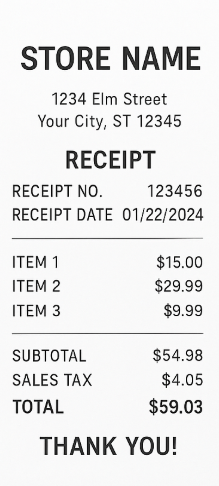
#> input picture receipt1.png, 219 x 486 px
$ python -i main.py   (imports and definitions only)
#> lines starting #> are read from the running program, lines starting #| are printed output that depends on the picture; after the words box and inside, x2 and y2 are one past the last pixel; in counts of white or black regions, pixels touching at a corner belong together
import tkinter as tk
from tkinter import filedialog, ttk
from PIL import Image, ImageTk
import cv2
import pytesseract
import pandas as pd
import re

# ---------------- CONFIGURATION ----------------
pytesseract.pytesseract.tesseract_cmd = r"C:\Program Files\Tesseract-OCR\tesseract.exe"

receipts_data = []
images_objs = []

# ---------------- CATEGORY FUNCTION ----------------
def categorize_vendor_text(text):
    text_lower = text.lower()
    if any(x in text_lower for x in ['brake', 'pedal', 'car', 'auto']):
        return 'Auto Parts'
    elif any(x in text_lower for x in ['pizza', 'burger', 'cafe', 'restaurant', 'food', 'groceries']):
        return 'Food'
    elif any(x in text_lower for x in ['flight', 'train', 'hotel', 'travel', 'uber', 'ola']):
        return 'Travel'
    elif any(x in text_lower for x in ['amazon', 'flipkart', 'mall', 'store', 'shopping']):
        return 'Shopping'
    elif any(x in text_lower for x in ['electricity', 'water', 'internet', 'phone', 'bill']):
        return 'Bills'
    else:
        return 'Others'

# ---------------- PROCESS IMAGE ----------------
def process_image(file_path):
#> called with file_path = 'receipt1.png'
    image = cv2.imread(file_path)
#> image is the input picture: shape (486, 219, 3); mean B, G, R 232.1, 232.1, 232.1
    if image is None:
        print(f"Cannot read {file_path}")
        return None, None

    gray = cv2.cvtColor(image, cv2.COLOR_BGR2GRAY)
    gray = cv2.bilateralFilter(gray, 9, 75, 75)
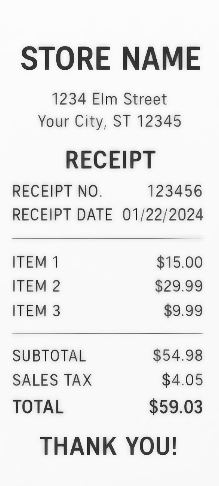
#> gray: shape (486, 219); min 12, max 252, mean 233.3
    _, gray = cv2.threshold(gray, 150, 255, cv2.THRESH_BINARY)
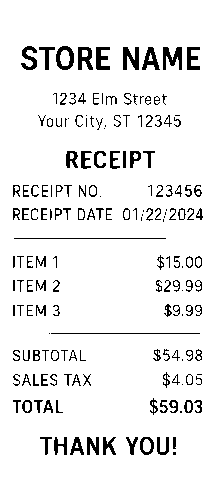
#> gray: shape (486, 219); 92.6% white; 175 black regions (45 under 20 px), largest, box (x1, y1, x2, y2) and area: (163, 47, 182, 70) 268, (123, 47, 139, 70) 249, (56, 46, 74, 70) 226

#> (the run stopped early here; a loop or call above may not have finished)

$ run again, on receipt2.png
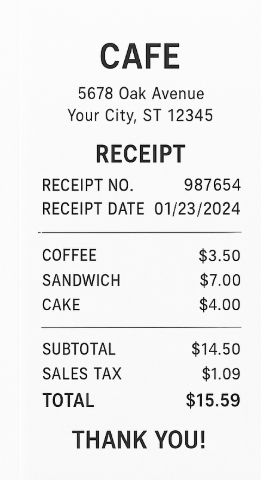
#> input picture receipt2.png, 261 x 480 px
#> in process_image, image is the input picture: shape (480, 261, 3); mean B, G, R 236.2, 236.2, 236.2
#> in process_image, `gray = cv2.bilateralFilter(gray, 9, 75, 75)`:
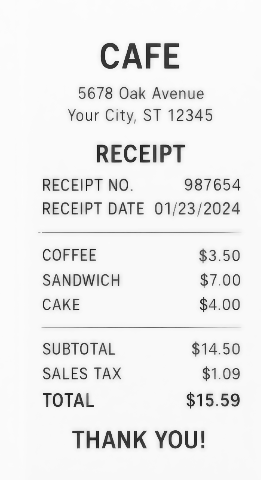
#> gray: shape (480, 261); min 17, max 252, mean 237.2
#> in process_image, `_, gray = cv2.threshold(gray, 150, 255, cv2.THRESH_BINARY)`:
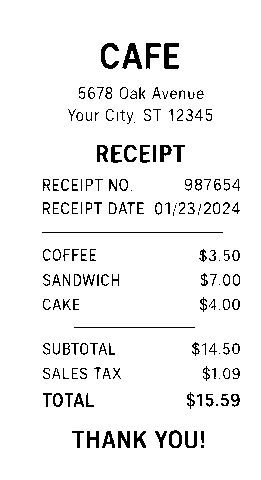
#> gray: shape (480, 261); 94.5% white; black in thin lines or dots, all inside (x1, y1, x2, y2) = (42, 43, 240, 448)

$ run again, on receipt3.png
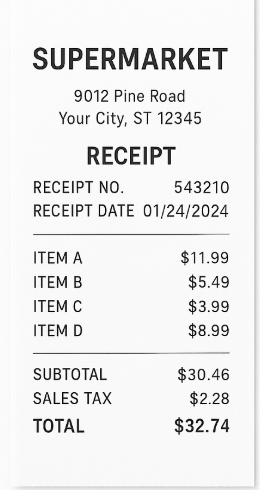
#> input picture receipt3.png, 260 x 490 px
#> in process_image, image is the input picture: shape (490, 260, 3); mean B, G, R 235.4, 235.4, 235.4
#> in process_image, `gray = cv2.bilateralFilter(gray, 9, 75, 75)`:
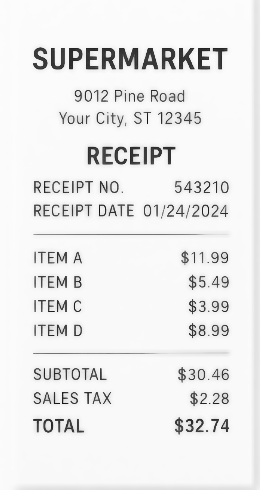
#> gray: shape (490, 260); min 14, max 252, mean 236.3
#> in process_image, `_, gray = cv2.threshold(gray, 150, 255, cv2.THRESH_BINARY)`:
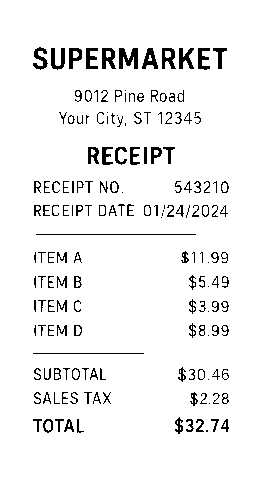
#> gray: shape (490, 260); 94.4% white; black in thin lines or dots, all inside (x1, y1, x2, y2) = (33, 47, 229, 434)
